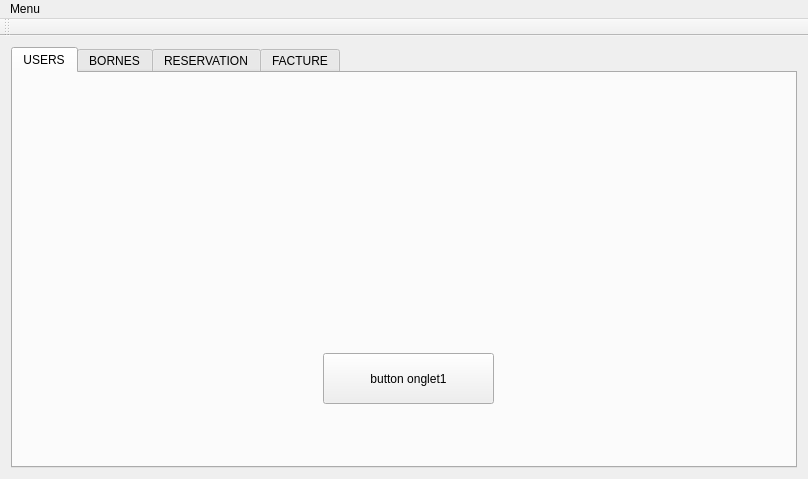
<?xml version="1.0" encoding="UTF-8"?>
<ui version="4.0">
 <class>QtGuiApplication1Class</class>
 <widget class="QMainWindow" name="QtGuiApplication1Class">
  <property name="geometry">
   <rect>
    <x>0</x>
    <y>0</y>
    <width>808</width>
    <height>479</height>
   </rect>
  </property>
  <property name="windowTitle">
   <string>QtGuiApplication1</string>
  </property>
  <widget class="QWidget" name="centralWidget">
   <property name="maximumSize">
    <size>
     <width>808</width>
     <height>582</height>
    </size>
   </property>
   <layout class="QGridLayout" name="gridLayout">
    <item row="2" column="0">
     <layout class="QHBoxLayout" name="horizontalLayout">
      <item>
       <widget class="QTabWidget" name="tabWidget">
        <property name="currentIndex">
         <number>0</number>
        </property>
        <widget class="QWidget" name="users">
         <attribute name="title">
          <string>USERS</string>
         </attribute>
         <widget class="QPushButton" name="pushButton_2">
          <property name="geometry">
           <rect>
            <x>310</x>
            <y>280</y>
            <width>171</width>
            <height>51</height>
           </rect>
          </property>
          <property name="text">
           <string>button onglet1</string>
          </property>
         </widget>
        </widget>
        <widget class="QWidget" name="bornes">
         <attribute name="title">
          <string>BORNES</string>
         </attribute>
         <widget class="QPushButton" name="pushButton">
          <property name="geometry">
           <rect>
            <x>320</x>
            <y>290</y>
            <width>141</width>
            <height>41</height>
           </rect>
          </property>
          <property name="text">
           <string>boutin onglet2</string>
          </property>
         </widget>
        </widget>
        <widget class="QWidget" name="reservation">
         <attribute name="title">
          <string>RESERVATION</string>
         </attribute>
        </widget>
        <widget class="QWidget" name="facture">
         <attribute name="title">
          <string>FACTURE</string>
         </attribute>
        </widget>
       </widget>
      </item>
     </layout>
    </item>
   </layout>
  </widget>
  <widget class="QMenuBar" name="menuBar">
   <property name="geometry">
    <rect>
     <x>0</x>
     <y>0</y>
     <width>808</width>
     <height>21</height>
    </rect>
   </property>
   <widget class="QMenu" name="menuoption1">
    <property name="title">
     <string>Menu</string>
    </property>
    <addaction name="actioncloseApp"/>
   </widget>
   <addaction name="menuoption1"/>
  </widget>
  <widget class="QToolBar" name="mainToolBar">
   <attribute name="toolBarArea">
    <enum>TopToolBarArea</enum>
   </attribute>
   <attribute name="toolBarBreak">
    <bool>false</bool>
   </attribute>
  </widget>
  <action name="actioncloseApp">
   <property name="icon">
    <iconset resource="QtGuiApplication1.qrc">
     <normaloff>:/QtGuiApplication1/img/close.png</normaloff>:/QtGuiApplication1/img/close.png</iconset>
   </property>
   <property name="text">
    <string>sous-option1</string>
   </property>
  </action>
  <action name="actionsous_option2">
   <property name="text">
    <string>sous-option2</string>
   </property>
  </action>
 </widget>
 <layoutdefault spacing="6" margin="11"/>
 <resources>
  <include location="QtGuiApplication1.qrc"/>
 </resources>
 <connections>
  <connection>
   <sender>actioncloseApp</sender>
   <signal>triggered()</signal>
   <receiver>QtGuiApplication1Class</receiver>
   <slot>close()</slot>
   <hints>
    <hint type="sourcelabel">
     <x>-1</x>
     <y>-1</y>
    </hint>
    <hint type="destinationlabel">
     <x>403</x>
     <y>239</y>
    </hint>
   </hints>
  </connection>
 </connections>
</ui>
